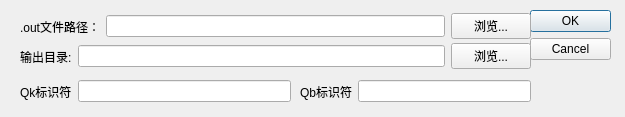
<?xml version="1.0" encoding="UTF-8"?>
<ui version="4.0">
 <class>Setting</class>
 <widget class="QDialog" name="Setting">
  <property name="geometry">
   <rect>
    <x>0</x>
    <y>0</y>
    <width>625</width>
    <height>117</height>
   </rect>
  </property>
  <property name="windowTitle">
   <string>设置</string>
  </property>
  <widget class="QDialogButtonBox" name="buttonBox">
   <property name="geometry">
    <rect>
     <x>530</x>
     <y>10</y>
     <width>81</width>
     <height>61</height>
    </rect>
   </property>
   <property name="orientation">
    <enum>Qt::Vertical</enum>
   </property>
   <property name="standardButtons">
    <set>QDialogButtonBox::Cancel|QDialogButtonBox::Ok</set>
   </property>
  </widget>
  <widget class="QWidget" name="layoutWidget">
   <property name="geometry">
    <rect>
     <x>20</x>
     <y>10</y>
     <width>511</width>
     <height>33</height>
    </rect>
   </property>
   <layout class="QHBoxLayout" name="horizontalLayout">
    <item>
     <widget class="QLabel" name="label">
      <property name="text">
       <string>.out文件路径：</string>
      </property>
     </widget>
    </item>
    <item>
     <widget class="QLineEdit" name="lineEdit"/>
    </item>
    <item>
     <widget class="QPushButton" name="pushButton">
      <property name="text">
       <string>浏览...</string>
      </property>
     </widget>
    </item>
   </layout>
  </widget>
  <widget class="QWidget" name="layoutWidget">
   <property name="geometry">
    <rect>
     <x>20</x>
     <y>40</y>
     <width>511</width>
     <height>33</height>
    </rect>
   </property>
   <layout class="QHBoxLayout" name="horizontalLayout_2">
    <item>
     <widget class="QLabel" name="label_2">
      <property name="text">
       <string>输出目录:</string>
      </property>
     </widget>
    </item>
    <item>
     <widget class="QLineEdit" name="lineEdit_2"/>
    </item>
    <item>
     <widget class="QPushButton" name="pushButton_2">
      <property name="text">
       <string>浏览...</string>
      </property>
     </widget>
    </item>
   </layout>
  </widget>
  <widget class="QWidget" name="">
   <property name="geometry">
    <rect>
     <x>20</x>
     <y>80</y>
     <width>271</width>
     <height>23</height>
    </rect>
   </property>
   <layout class="QHBoxLayout" name="horizontalLayout_3">
    <item>
     <widget class="QLabel" name="label_3">
      <property name="text">
       <string>Qk标识符</string>
      </property>
     </widget>
    </item>
    <item>
     <widget class="QLineEdit" name="lineEdit_3"/>
    </item>
   </layout>
  </widget>
  <widget class="QWidget" name="">
   <property name="geometry">
    <rect>
     <x>300</x>
     <y>80</y>
     <width>231</width>
     <height>23</height>
    </rect>
   </property>
   <layout class="QHBoxLayout" name="horizontalLayout_4">
    <item>
     <widget class="QLabel" name="label_4">
      <property name="text">
       <string>Qb标识符</string>
      </property>
     </widget>
    </item>
    <item>
     <widget class="QLineEdit" name="lineEdit_4"/>
    </item>
   </layout>
  </widget>
 </widget>
 <resources/>
 <connections>
  <connection>
   <sender>buttonBox</sender>
   <signal>accepted()</signal>
   <receiver>Setting</receiver>
   <slot>accept()</slot>
   <hints>
    <hint type="sourcelabel">
     <x>248</x>
     <y>254</y>
    </hint>
    <hint type="destinationlabel">
     <x>157</x>
     <y>274</y>
    </hint>
   </hints>
  </connection>
  <connection>
   <sender>buttonBox</sender>
   <signal>rejected()</signal>
   <receiver>Setting</receiver>
   <slot>reject()</slot>
   <hints>
    <hint type="sourcelabel">
     <x>316</x>
     <y>260</y>
    </hint>
    <hint type="destinationlabel">
     <x>286</x>
     <y>274</y>
    </hint>
   </hints>
  </connection>
 </connections>
</ui>
